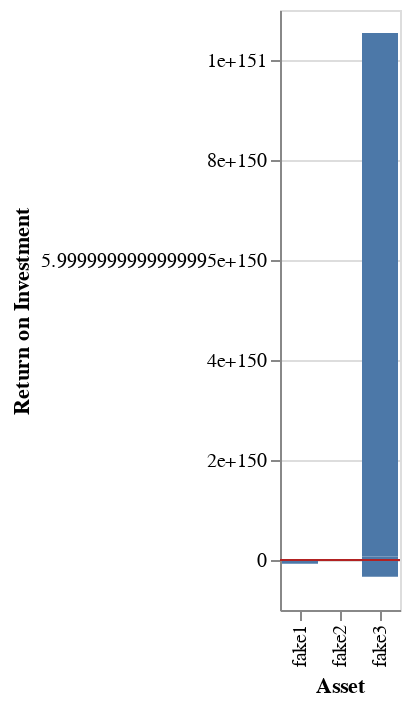

Notebook source saved alongside this figure:
### Code cell
roi_chart(user_cr)

### Figure 1 — Vega-Lite specification as saved in the notebook (floating-point values rounded to 4 significant figures; data arrays with more than 128 entries replaced by an {"elided": "..."} marker saying what was removed)
{"config": {"view": {"continuousWidth": 300, "continuousHeight": 300}}, "layer": [{"data": {"name": "data-29ed0b3a9691467e9752bf881025adf7"}, "mark": {"type": "bar"}, "encoding": {"x": {"field": "Asset", "title": "Asset", "type": "nominal"}, "y": {"field": "ROI", "title": "Return on Investment", "type": "quantitative"}}}, {"data": {"name": "data-f70a905245c7c5466a1fee4fc97ffe32"}, "mark": {"type": "rule", "color": "firebrick"}, "encoding": {"y": {"field": "Initial Investment", "type": "quantitative"}}}], "$schema": "https://vega.github.io/schema/vega-lite/v5.15.1.json", "datasets": {"data-29ed0b3a9691467e9752bf881025adf7": {"elided": "300 records"}, "data-f70a905245c7c5466a1fee4fc97ffe32": [{"Asset": "fake1", "Initial Investment": 10000}, {"Asset": "fake2", "Initial Investment": 10000}, {"Asset": "fake3", "Initial Investment": 10000}]}}
